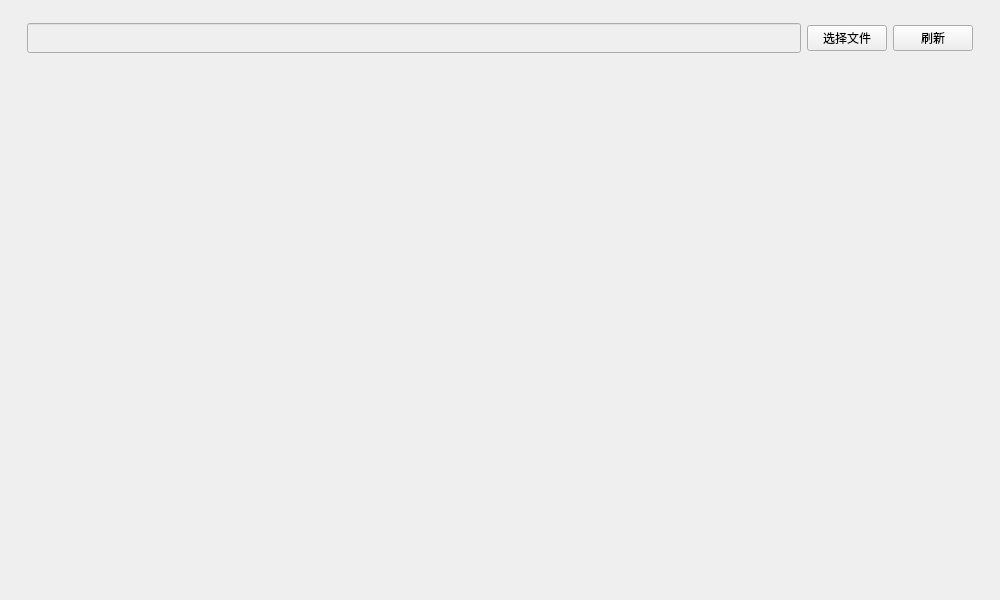
<?xml version="1.0" encoding="UTF-8"?>
<ui version="4.0">
 <class>MainWindow</class>
 <widget class="QMainWindow" name="MainWindow">
  <property name="geometry">
   <rect>
    <x>0</x>
    <y>0</y>
    <width>1000</width>
    <height>600</height>
   </rect>
  </property>
  <property name="windowTitle">
   <string>MainWindow</string>
  </property>
  <widget class="QWidget" name="centralwidget">
   <layout class="QHBoxLayout" name="horizontalLayout">
    <item>
     <widget class="QWidget" name="widget" native="true">
      <layout class="QVBoxLayout" name="verticalLayout">
       <property name="bottomMargin">
        <number>0</number>
       </property>
       <item>
        <widget class="QWidget" name="widget_2" native="true">
         <property name="maximumSize">
          <size>
           <width>16777215</width>
           <height>40</height>
          </size>
         </property>
         <layout class="QHBoxLayout" name="horizontalLayout_2">
          <property name="topMargin">
           <number>0</number>
          </property>
          <property name="bottomMargin">
           <number>0</number>
          </property>
          <item>
           <widget class="QLineEdit" name="lineEdit">
            <property name="enabled">
             <bool>false</bool>
            </property>
            <property name="minimumSize">
             <size>
              <width>0</width>
              <height>30</height>
             </size>
            </property>
           </widget>
          </item>
          <item>
           <widget class="QPushButton" name="btnSelectFile">
            <property name="minimumSize">
             <size>
              <width>0</width>
              <height>0</height>
             </size>
            </property>
            <property name="text">
             <string>选择文件</string>
            </property>
           </widget>
          </item>
          <item>
           <widget class="QPushButton" name="btnRefresh">
            <property name="minimumSize">
             <size>
              <width>0</width>
              <height>0</height>
             </size>
            </property>
            <property name="text">
             <string>刷新</string>
            </property>
           </widget>
          </item>
         </layout>
        </widget>
       </item>
       <item>
        <widget class="QWidget" name="widget_3" native="true">
         <layout class="QVBoxLayout" name="verticalLayout_2">
          <item>
           <layout class="QGridLayout" name="gridLayout"/>
          </item>
         </layout>
        </widget>
       </item>
      </layout>
     </widget>
    </item>
   </layout>
  </widget>
 </widget>
 <resources/>
 <connections/>
</ui>
